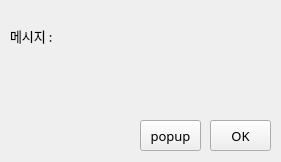
<?xml version="1.0" encoding="UTF-8"?>
<ui version="4.0">
 <class>Form</class>
 <widget class="QWidget" name="Form">
  <property name="geometry">
   <rect>
    <x>0</x>
    <y>0</y>
    <width>281</width>
    <height>162</height>
   </rect>
  </property>
  <property name="sizePolicy">
   <sizepolicy hsizetype="Fixed" vsizetype="Fixed">
    <horstretch>0</horstretch>
    <verstretch>0</verstretch>
   </sizepolicy>
  </property>
  <property name="minimumSize">
   <size>
    <width>281</width>
    <height>162</height>
   </size>
  </property>
  <property name="maximumSize">
   <size>
    <width>281</width>
    <height>162</height>
   </size>
  </property>
  <property name="font">
   <font>
    <family>맑은 고딕</family>
    <pointsize>10</pointsize>
   </font>
  </property>
  <property name="windowTitle">
   <string>메인앱</string>
  </property>
  <widget class="QLabel" name="lblMessage">
   <property name="geometry">
    <rect>
     <x>10</x>
     <y>20</y>
     <width>300</width>
     <height>31</height>
    </rect>
   </property>
   <property name="font">
    <font>
     <family>맑은 고딕</family>
     <pointsize>10</pointsize>
    </font>
   </property>
   <property name="text">
    <string>메시지 : </string>
   </property>
  </widget>
  <widget class="QPushButton" name="btnOK">
   <property name="geometry">
    <rect>
     <x>210</x>
     <y>120</y>
     <width>61</width>
     <height>31</height>
    </rect>
   </property>
   <property name="font">
    <font>
     <family>맑은 고딕</family>
     <pointsize>10</pointsize>
    </font>
   </property>
   <property name="text">
    <string>OK</string>
   </property>
  </widget>
  <widget class="QPushButton" name="btnpop">
   <property name="geometry">
    <rect>
     <x>140</x>
     <y>120</y>
     <width>61</width>
     <height>31</height>
    </rect>
   </property>
   <property name="font">
    <font>
     <family>맑은 고딕</family>
     <pointsize>10</pointsize>
    </font>
   </property>
   <property name="text">
    <string>popup</string>
   </property>
  </widget>
 </widget>
 <resources/>
 <connections/>
</ui>
